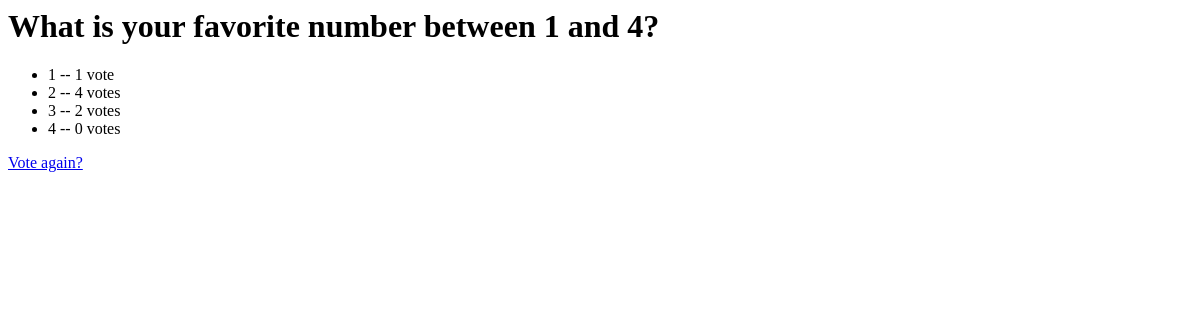
The app's page /polls/1/results/, older data.
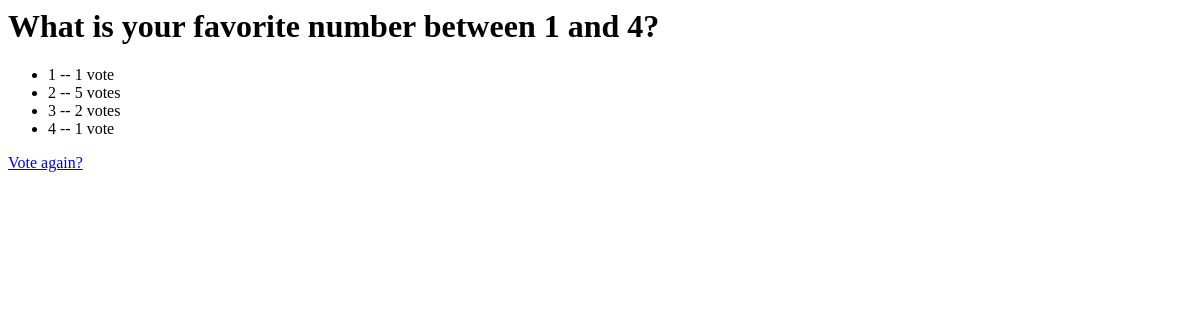
The same page, newer data.
### polls/models.py (models this page shows, shortened)
class Question(models.Model):
    question_text = models.CharField(max_length=200)
    pub_date = models.DateTimeField('date published')
    def was_published_recently(self):
        now = timezone.now()
        return now - datetime.timedelta(days=1) <= self.pub_date <= now
    was_published_recently.admin_order_field = 'pub_date'
    was_published_recently.boolean = True
    was_published_recently.short_description = 'Published recently?'

class Choice(models.Model):
    question = models.ForeignKey(Question, on_delete=models.CASCADE)
    choice_text = models.CharField(max_length=200)
    votes = models.IntegerField(default=0)

### polls/views.py (the view)
# urls.py: path('<int:pk>/results/', views.ResultsView.as_view(), name='results'),
class ResultsView(generic.DetailView):
    model = Question
    template_name = 'polls/results.html'

### polls/templates/polls/results.html
<h1>{{ question.question_text }}</h1>
<ul>
{% for choice in question.choice_set.all %}
    <li>{{ choice.choice_text }} -- {{ choice.votes }} vote{{ choice.votes|pluralize }}</li>
{% endfor %}
</ul>
<a href="{% url 'polls:detail' question.id %}">Vote again?</a>

Row changes from the older to the newer data that the page shows:
changed Choice (number 2 of 4 on the later page): votes "4" → "5"
changed Choice (number 4 of 4 on the later page): votes "0" → "1"
